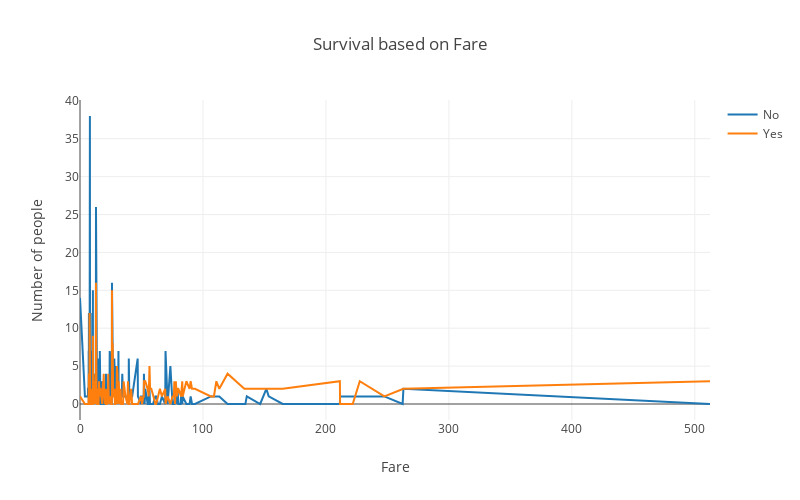

Here is the notebook cell this chart was saved with:
### Code cell
Fare = pd.crosstab([trainData.Survived],trainData.Fare)
plotLine(Fare,'Survival based on Fare')

### Figure 1 — Plotly figure (JSON) as saved in the notebook; plotly's stock layout.template omitted (floating-point values rounded to 4 significant figures; data arrays with more than 128 entries replaced by an {"elided": "..."} marker saying what was removed)
{"data": [{"mode": "lines", "name": "No", "type": "scatter", "uid": "6140d3d9-87c4-4044-8349-98798b12eb46", "x": {"elided": "248 float values"}, "y": {"elided": "248 int values"}}, {"mode": "lines", "name": "Yes", "type": "scatter", "uid": "5570e5b5-e8ec-4a7e-b855-86631f13f246", "x": {"elided": "248 float values"}, "y": {"elided": "248 int values"}}], "layout": {"autosize": false, "height": 500, "title": "Survival based on Fare", "width": 800, "xaxis": {"title": "Fare"}, "yaxis": {"title": "Number of people"}}}
